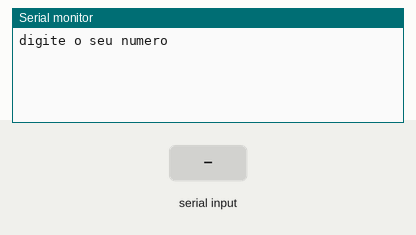
Simulated run of this sketch. Board: Arduino Uno, built with avr-gcc and run on an emulated ATmega328P. On the bench: the last lines printed to the serial monitor. Inputs (shaded band) come from the test bench.

Above: at 1.2 s.
1.3 s: "90,45\n" received over Serial
At 1.7 s:
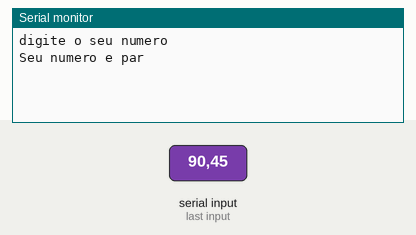
At 2.12 s:
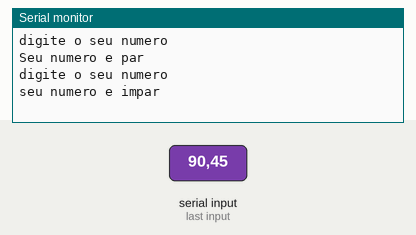

Measured:
- after the input at 1.3 s, the serial monitor: prints a new line at once (image 1)

The sketch:

impar_e_par1.ino
```cpp
// C++ code
//
long numero;

void setup()
{
  Serial.begin(9600);
}

void loop()
{
   Serial.println("digite o seu numero");
  while(! Serial.available ());
  numero = Serial.parseInt();

  if (numero % 2 == 0) {
 Serial.println("Seu numero e par");

 }else{
    Serial.println("seu numero e impar"); }

  delay(500);
}
```
